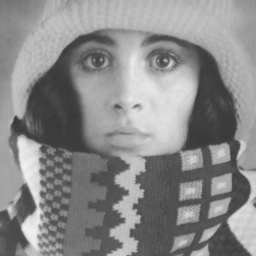
%> input picture trui.png, 256 x 256 px
$ octave MFNUS_example.m   (GNU Octave 9; MATLAB toolbox functions it lacks are replaced by stand-ins)
%> lines starting %> are read from the running program, lines starting %| are printed output that depends on the picture
### radius_trui.m
function   r = radius_trui(xy) % Return grading grain radius at location (x,y)
persistent F

if isempty(F)                           % Read in the trui image once
    A  = double(imread('trui.png','PNG'));
    A = flipud(A(:,:,1));
    rf = @(s) 0.002+0.006*s+0.012*s.^8; % Conversion of brightness to grain radius
    F  = rf(A/255);
end

ixy = round(255*xy);                      % Given a location (x,y), evaluate
r = F(ixy(:,2)+256*ixy(:,1)+1);           % the corresponding grain radius

### node_drop.m
function xy = node_drop (box, ninit, dotmax, radius)
%> called with box = [0 1 0 1], ninit = 50000, dotmax = 500000

% --- Input parameters ---
%   box         Size of box be filled by nodes; [xmin,xmax,ymin,ymax]
%   ninit       Upper limit on number of PDP entries
%   dotmax      Upper bound for number of dots to place
%   radius      The function radius(xy) provides grain radius to be used
%               at location (x,y).
%
% --- Output parameter ---
%   xy          Array xy(:,2) with the generated node locations

dotnr   = 0;                            % Counter for the placed dots
rng(0);                                 % Initialize random number generator
pdp     = [linspace(box(1),box(2),ninit)',box(3)+ 1e-4*rand(ninit,1)];% Array to hold PDPs
pdp_end = ninit;                        % Number of PDPs in use
xy      = zeros(dotmax,2);              % Array to store produced dot locations
[ym,i]  = min(pdp(1:pdp_end,2));        % Locate PDP with lowest y-coordinate

while ym <= box(4) && dotnr < dotmax    % Loop over all dots that are to be placed
    dotnr = dotnr + 1;                  % Keep count for next dot to be placed
    xy(dotnr,:) = pdp(i,:);             % Place the dot

    r = radius(xy(dotnr,:));            % Get grain radius to be used

    % --- Calculate the distance from the placed dot to all present PDPs
    dist2   = (pdp(1:pdp_end,1)-pdp(i,1)).^2+(pdp(1:pdp_end,2)-pdp(i,2)).^2;

    % --- Find nearest old PDP to the left, outside the new circle
    ileft  = find(dist2(1:i)  > r^2,1, 'last' );
    if isempty(ileft )
        ileft    = 0;                   % Special case if no such point
        ang_left = pi;
    else
        ang_left  = atan2(pdp(ileft,2)-pdp(i,2),pdp(ileft,1)-pdp(i,1));
    end

    % --- Find nearest old PDP to the right, outside the new circle
    iright = find(dist2(i:pdp_end) > r^2,1, 'first');
    if isempty(iright)
        iright = 0;                     % Special case if no such point
        ang_right = 0;
    else
        ang_right = atan2(pdp(i+iright-1,2)-pdp(i,2),pdp(i+iright-1,1)-pdp(i,1));
    end

    % --- Introduce five new markers along the circle sector, equispaced in angle
    ang = ang_left-[0.1;0.3;0.5;0.7;0.9]*(ang_left-ang_right);
    pdp_new = [pdp(i,1)+r*cos(ang),pdp(i,2)+r*sin(ang)];
    ind = pdp_new(:,1) < box(1) | pdp_new(:,1) > box(2);
    pdp_new(ind,:) = [];                % Remove any new PDPs outside the domain
    nw = length(pdp_new(:,1));          % Number of new markers to be inserted

    % --- Remove obsolete and insert new PDPs in the array pdp
    if iright == 0                      % Place rightmost block (of old markers)
        pdp_end = ileft+nw;             % to the right of the block of new markers
    else
        ind = i+iright-1:pdp_end;
        pdp_end = ileft+nw+pdp_end-i-iright+2;
        pdp(ileft+nw+1:pdp_end,:) = pdp(ind,:);
    end
    pdp(ileft+1:ileft+nw,:) = pdp_new;  % Insert the new markers into pdp

    % --- Identify next dot location, then iterate until all dots are placed
    [ym,i] = min(pdp(1:pdp_end,2));

% [5 lines of commented-out code are left out]
end
%> this loop made 36302 passes
%> (r, ang_left, ang_right, ang, nw) on passes 1 to 6: (0.00381, 3.12, 0.00354, [2.8; 2.18; 1.56; 0.937; 0.315], 5), (0.00407, 3.13, 0.0161, [2.82; 2.2; 1.58; 0.952; 0.328], 5), (0.00754, 3.14, 0.00949, [2.82; 2.2; 1.57; 0.947; 0.322], 5), (0.00391, 3.13, 0.0203, [2.82; 2.2; 1.57; 0.953; 0.331], 5), (0.00791, 3.13, 0.00242, [2.82; 2.19; 1.57; 0.941; 0.315], 5), (0.00377, 3.12, 0.00691, [2.81; 2.18; 1.56; 0.94; 0.318], 5)
%> (r, ang_right, ang, nw, pdp_end, ym) on pass 36: (0.00407, 0.601, [2.89; 2.38; 1.87; 1.36; 0.855], 2, 32916, 1.24e-07)
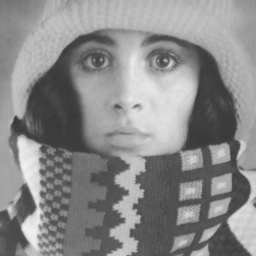
%> input picture trui.png, 256 x 256 px
%> pass 1, in radius_trui, `A = flipud(A(:,:,1));`:
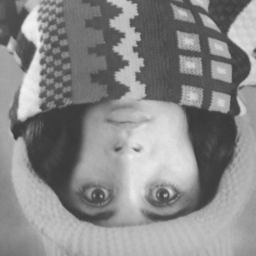
%> A: size 256x256 double; min 56, max 241, mean 137.7
%> pass 1, in radius_trui, `F  = rf(A/255);`:
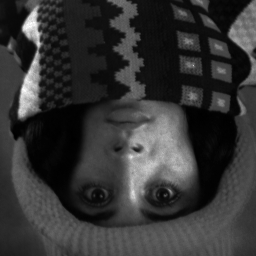
%> F: size 256x256 double; min 0.00332, max 0.0153, mean 0.00582; drawn with min black and max white

xy = xy(1:dotnr,:);                     % Remove unused entries in array xy

### MFNUS_example.m
%% Bengt's Non-Uniform Sample Elimination
clear;
close all;

%%
ms = 0.5; % Markersize for plots
K = 10; % Number of nearest neighbors in knnsearch
fc = 1.5; % Set factor for node elimination

ninit    = 5e+4;        % Upper bound on potential dot positions (PDPs) to use
dotmax   = 5e+5;        % Upper bound on number of dots to place
xy1 = node_drop([0 1 0 1],ninit,dotmax,@radius_trui);

figure (1) % Show this original node set rendering
plot(xy1(:,1),xy1(:,2),'k.','MarkerSize',0.7*ms)
axis square
title(sprintf('%d xy1 dots',length(xy1)));

%%subsampling

%first subsampling

xy2 = xy1;
N = length(xy2(:,1)); % Get the number of its dots

xy2 = sortrows(xy2,2); % Sort dots from bottom and up
%> (the run ends here)
